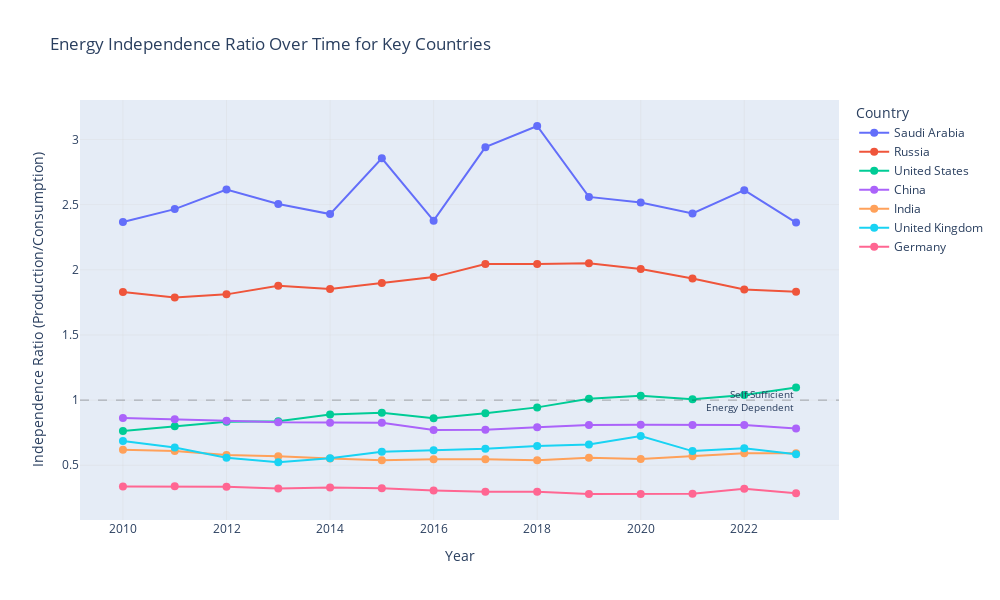

Notebook cell for this chart:
### Code cell
import plotly.express as px
import plotly.graph_objects as go

key_countries = ['United States', 'China', 'Russia', 'Saudi Arabia', 
                'Germany', 'India', 'United Kingdom']

key_data = energy_independence_df[energy_independence_df['country'].isin(key_countries)]


pivot_data = key_data.pivot(index='year', columns='country', values='independence_ratio')
pivot_data = pivot_data.reset_index()

fig = go.Figure()

latest_year = pivot_data['year'].max()
latest_data = pivot_data[pivot_data['year'] == latest_year].iloc[0, 1:].sort_values(ascending=False)
sorted_countries = latest_data.index.tolist()

# Add traces in sorted order (highest independence ratio first)
for country in sorted_countries:
    fig.add_trace(
        go.Scatter(
            x=pivot_data['year'],
            y=pivot_data[country],
            mode='lines+markers',
            name=country,
            marker=dict(size=8),
            hovertemplate='%{y:.2f}<extra>' + country + '</extra>'  # Custom hover template
        )
    )


fig.add_hline(y=1, line=dict(color="black", width=1, dash="dash"), opacity=0.3)

# Add annotations for the threshold
fig.add_annotation(
    x=pivot_data['year'].max(),
    y=1.05,
    text="Self-Sufficient",
    showarrow=False,
    xanchor="right",
    font=dict(size=10)
)

fig.add_annotation(
    x=pivot_data['year'].max(),
    y=0.95,
    text="Energy Dependent",
    showarrow=False,
    xanchor="right",
    font=dict(size=10)
)

# Update layout with custom hover configuration
fig.update_layout(
    title='Energy Independence Ratio Over Time for Key Countries',
    xaxis_title='Year',
    yaxis_title='Independence Ratio (Production/Consumption)',
    legend_title='Country',
    hovermode="x",  # Show all points at the same x-coordinate
    hoverlabel=dict(
        namelength=-1  # Show the full country name
    ),
    font=dict(size=12),
    height=600,
    width=1000,
    xaxis=dict(
        showgrid=True,
        gridwidth=1,
        gridcolor='rgba(211,211,211,0.3)'
    ),
    yaxis=dict(
        showgrid=True,
        gridwidth=1,
        gridcolor='rgba(211,211,211,0.3)'
    )
)

for i, country in enumerate(sorted_countries):
    fig.data[i].customdata = [i] * len(pivot_data)  # Add index for sorting

fig.show()

### Figure 1 — Plotly figure (JSON) as saved in the notebook; plotly's stock layout.template omitted (floating-point values rounded to 4 significant figures)
{"data": [{"customdata": [0, 0, 0, 0, 0, 0, 0, 0, 0, 0, 0, 0, 0, 0], "hovertemplate": "%{y:.2f}<extra>Saudi Arabia</extra>", "marker": {"size": 8}, "mode": "lines+markers", "name": "Saudi Arabia", "type": "scatter", "x": [2010, 2011, 2012, 2013, 2014, 2015, 2016, 2017, 2018, 2019, 2020, 2021, 2022, 2023], "y": [2.367, 2.466, 2.616, 2.505, 2.427, 2.855, 2.377, 2.941, 3.103, 2.559, 2.516, 2.432, 2.611, 2.362]}, {"customdata": [1, 1, 1, 1, 1, 1, 1, 1, 1, 1, 1, 1, 1, 1], "hovertemplate": "%{y:.2f}<extra>Russia</extra>", "marker": {"size": 8}, "mode": "lines+markers", "name": "Russia", "type": "scatter", "x": [2010, 2011, 2012, 2013, 2014, 2015, 2016, 2017, 2018, 2019, 2020, 2021, 2022, 2023], "y": [1.829, 1.787, 1.811, 1.878, 1.853, 1.899, 1.944, 2.044, 2.044, 2.05, 2.006, 1.932, 1.849, 1.832]}, {"customdata": [2, 2, 2, 2, 2, 2, 2, 2, 2, 2, 2, 2, 2, 2], "hovertemplate": "%{y:.2f}<extra>United States</extra>", "marker": {"size": 8}, "mode": "lines+markers", "name": "United States", "type": "scatter", "x": [2010, 2011, 2012, 2013, 2014, 2015, 2016, 2017, 2018, 2019, 2020, 2021, 2022, 2023], "y": [0.7624, 0.8003, 0.835, 0.838, 0.8892, 0.9034, 0.8615, 0.8985, 0.9443, 1.01, 1.034, 1.006, 1.04, 1.097]}, {"customdata": [3, 3, 3, 3, 3, 3, 3, 3, 3, 3, 3, 3, 3, 3], "hovertemplate": "%{y:.2f}<extra>China</extra>", "marker": {"size": 8}, "mode": "lines+markers", "name": "China", "type": "scatter", "x": [2010, 2011, 2012, 2013, 2014, 2015, 2016, 2017, 2018, 2019, 2020, 2021, 2022, 2023], "y": [0.8622, 0.8537, 0.8421, 0.8299, 0.8272, 0.8258, 0.7711, 0.7734, 0.7922, 0.8088, 0.8114, 0.8098, 0.8088, 0.7818]}, {"customdata": [4, 4, 4, 4, 4, 4, 4, 4, 4, 4, 4, 4, 4, 4], "hovertemplate": "%{y:.2f}<extra>India</extra>", "marker": {"size": 8}, "mode": "lines+markers", "name": "India", "type": "scatter", "x": [2010, 2011, 2012, 2013, 2014, 2015, 2016, 2017, 2018, 2019, 2020, 2021, 2022, 2023], "y": [0.6189, 0.6094, 0.5793, 0.57, 0.5517, 0.5382, 0.5463, 0.5463, 0.5386, 0.558, 0.5484, 0.57, 0.5928, 0.5927]}, {"customdata": [5, 5, 5, 5, 5, 5, 5, 5, 5, 5, 5, 5, 5, 5], "hovertemplate": "%{y:.2f}<extra>United Kingdom</extra>", "marker": {"size": 8}, "mode": "lines+markers", "name": "United Kingdom", "type": "scatter", "x": [2010, 2011, 2012, 2013, 2014, 2015, 2016, 2017, 2018, 2019, 2020, 2021, 2022, 2023], "y": [0.6871, 0.6357, 0.5585, 0.5237, 0.5543, 0.6037, 0.6148, 0.6272, 0.6487, 0.6602, 0.7243, 0.6089, 0.6312, 0.5839]}, {"customdata": [6, 6, 6, 6, 6, 6, 6, 6, 6, 6, 6, 6, 6, 6], "hovertemplate": "%{y:.2f}<extra>Germany</extra>", "marker": {"size": 8}, "mode": "lines+markers", "name": "Germany", "type": "scatter", "x": [2010, 2011, 2012, 2013, 2014, 2015, 2016, 2017, 2018, 2019, 2020, 2021, 2022, 2023], "y": [0.3377, 0.3389, 0.3353, 0.3216, 0.3298, 0.3245, 0.3073, 0.2977, 0.2972, 0.2796, 0.2805, 0.2819, 0.3192, 0.2857]}], "layout": {"annotations": [{"font": {"size": 10}, "showarrow": false, "text": "Self-Sufficient", "x": 2023, "xanchor": "right", "y": 1.05}, {"font": {"size": 10}, "showarrow": false, "text": "Energy Dependent", "x": 2023, "xanchor": "right", "y": 0.95}], "font": {"size": 12}, "height": 600, "hoverlabel": {"namelength": -1}, "hovermode": "x", "legend": {"title": {"text": "Country"}}, "shapes": [{"line": {"color": "black", "dash": "dash", "width": 1}, "opacity": 0.3, "type": "line", "x0": 0, "x1": 1, "xref": "x domain", "y0": 1, "y1": 1, "yref": "y"}], "title": {"text": "Energy Independence Ratio Over Time for Key Countries"}, "width": 1000, "xaxis": {"gridcolor": "rgba(211,211,211,0.3)", "gridwidth": 1, "showgrid": true, "title": {"text": "Year"}}, "yaxis": {"gridcolor": "rgba(211,211,211,0.3)", "gridwidth": 1, "showgrid": true, "title": {"text": "Independence Ratio (Production/Consumption)"}}}}
